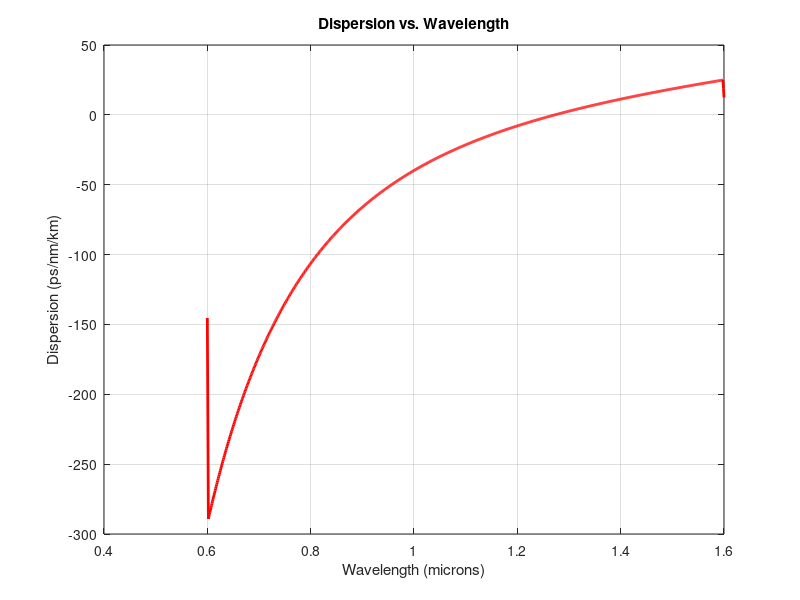

This figure's MATLAB source:
% Constants
B1 = 0.6961663;
B2 = 0.4079426;
B3 = 0.8974794;
C1 = 0.0684043^2;
C2 = 0.1162414^2;
C3 = 9.896161^2;
samples = 1e3;
c = 3e8;
um_to_m = 1e-6;
m_to_um = 1e6;

% Define lambda in [m] and [um]
lambda_m = linspace(0.6, 1.6, samples) * um_to_m;
lambda_um = lambda_m * m_to_um;

% index of refraction
n = sqrt(1 + (B1 .* lambda_um.^2 ./ (lambda_um.^2 - C1)) + (B2 .* lambda_um.^2 ./ (lambda_um.^2 - C2)) + (B3 .* lambda_um.^2 ./ (lambda_um.^2 - C3)));

% dn/dlambda
dn_dlambda = gradient(n, lambda_m);

% dbeta/domega
dbeta_domega = (1/c)*(n - lambda_m.*dn_dlambda);

% dbeta/domega/dlambda (dispersion)
d_dbeta_domega_dlambda = gradient(dbeta_domega, lambda_m);

% Convert to dispersion in ps/nm/km
dispersion_ps_nm_km = d_dbeta_domega_dlambda * 1e6;

% Plot
figure;
plot(lambda_um, dispersion_ps_nm_km, 'r', 'LineWidth', 2);
xlabel('Wavelength (microns)');
ylabel('Dispersion (ps/nm/km)');
title('Dispersion vs. Wavelength');
grid on;
